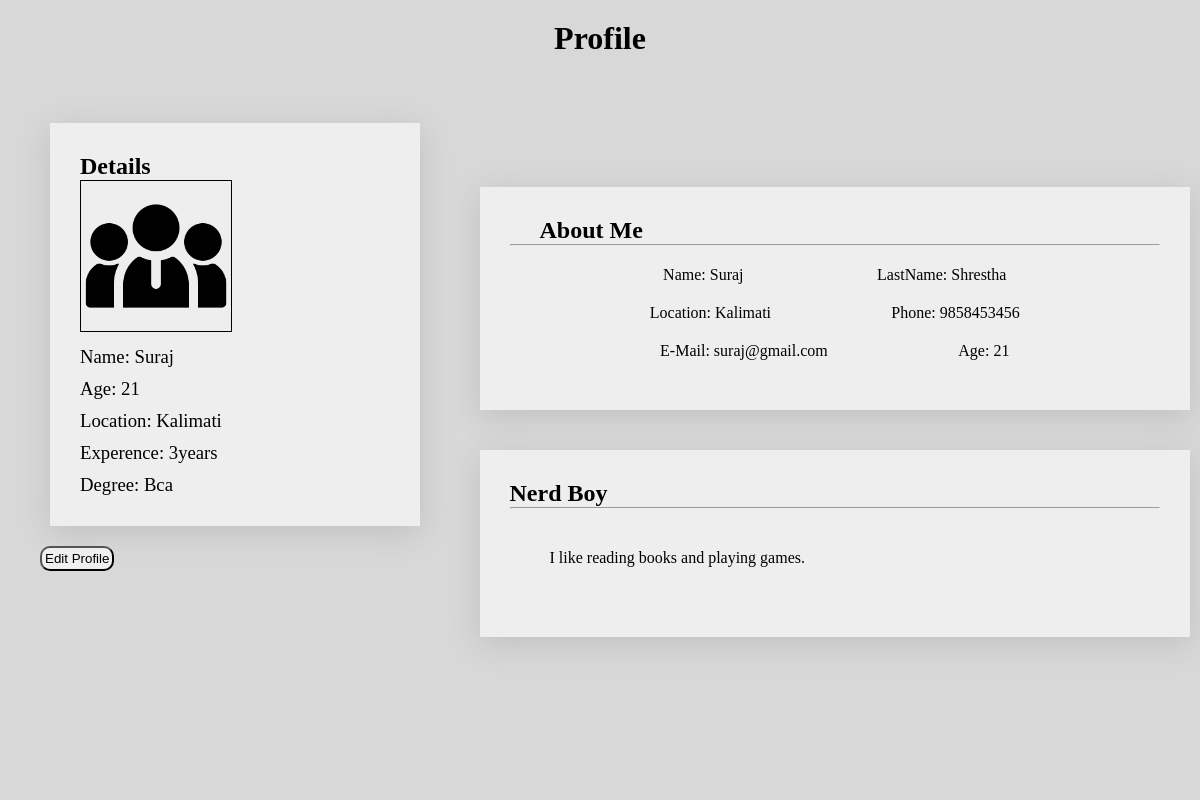
The app's page /Employeesite/editself.php (signed in) with its own data.
### tables this page shows
CREATE TABLE `employee` (
  `eid` int(50) NOT NULL,
  `d_id` int(50) DEFAULT NULL,
  `emp_name` varchar(50) NOT NULL,
  `emp_email` varchar(50) NOT NULL,
  `emp_lastname` varchar(50) NOT NULL,
  `emp_phone` varchar(50) DEFAULT NULL,
  `e_pw` varchar(50) NOT NULL,
  `em_img` varchar(60) DEFAULT NULL,
  `location` varchar(50) DEFAULT NULL,
  `Age` tinyint(100) DEFAULT NULL,
  `Experence` varchar(50) DEFAULT NULL,
  `Degree` varchar(50) DEFAULT NULL,
  `Short-detail` varchar(50) DEFAULT NULL,
  `About-Your-Self` varchar(200) DEFAULT NULL
);

### Employeesite/editself.php (the view, shortened to what this page needs)
<!DOCTYPE html>
<html lang="en">
<head>
</head>
<body>
    <?php
        if(isset($_SESSION['username']))
        {
            $conn = mysqli_connect("localhost","root","","workprogresstracker");
            $sessionid =$_SESSION['id'];
            $sql = "SELECT * FROM employee WHERE eid = $sessionid";
            $result = mysqli_query($conn,$sql);
            $row = mysqli_fetch_assoc($result);
    ?>
    <main id="blur_bg">
        <header>
            <h1>Profile</h1>
        </header>
        <aside>
            <div class="card">
                <h1> Details </h1>
                <img src="icons_emp/employee.png" alt="profile" height="150px" width="150px">
                <div><h3>Name: <?php echo $row['emp_name'];?></h3></div>
                <div><h3>Age: <?php echo $row['Age'];?></h3></div>
                <div><h3>Location: <?php echo isset($row['location']) ? $row['location'] : 'no location'; ?></h3></div>
                <div><h3>Experence: <?php echo isset($row['Experence']) ? $row['Experence']."years" :'-'; ?></h3></div>
                <div><h3>Degree: <?php echo isset($row['Degree']) ? $row['Degree']: "-";?></h3></div>
            </div>
            <button onclick="showpopup()"
            style="margin-top:10px;padding: 3px; border-radius:10px;">Edit Profile</button>
        </aside>
        <article>
        <div class="card">
           <h2>About Me</h2>
           <hr>
               <div class="flex-box">
                    <h4>Name:  <?php echo $row['emp_name'];?></h4>
                   <h4>LastName:  <?php echo $row['emp_lastname'];?></h4>
                </div >
                <div class="flex-box">
                <h4>Location:  <?php echo $row['location'];?></h4>
                    <h4>Phone:  <?php echo $row['emp_phone'];?></h4>
                </div>
                <div class="flex-box">
                    <h4>E-Mail:  <?php echo $row['emp_email'];?></h4>
                    <h4>Age:  <?php echo $row['Age'];?></h4>
                </div>
        </div>
        <div class="card spacingtop">
        <h1> <?php echo $row['Short-detail'];?></h1>
        <hr>
        <div class="card" style="box-shadow: none;">
        <p><?php echo $row['About-Your-Self'];?></p>
        </div>
        </div>
        </article>
        <footer>
        </footer>
    </main>
    <?php
        }
        else {
                echo "";
        }?>
</body>
</html>

### Employeesite/editself.php (style rules this page uses)
* { margin: 0; padding: 0; }
body { background-color: #D8D8D8; }
main { display: grid; background-color: #D8D8D8; width: 100%; height: 100vh; grid-template-areas: "head head head " "side content content" "foot foot foot"; grid-template-rows: 73px auto 50px; }
img { border: 1px solid black; }
header { grid-area: head; background-color: #D8D8D8; height: 60px; padding: 20px; text-align: center; }
article { grid-area: content; background-color: #D8D8D8; margin-block: auto; }
article h2 { margin-left: 30px; }
aside { grid-area: side; background-color: #D8D8D8; padding: 40px; }
footer { grid-area: foot; background-color: #D8D8D8; }
.card { margin: 10px; padding: 30px; background-color: #EEEEEE; box-shadow: rgba(100, 100, 111, 0.2) 0px 7px 29px 0px; }
h3 { margin-top: 10px; font-weight: 100; }
h4 { font-weight: 100; }
.flex-box { display: flex; justify-content: space-evenly; align-content: center; flex-wrap: wrap; margin: 20px; }
.spacingtop { margin-top: 40px; }

### records on screen
employee: emp_name "Suraj", Age "21", location "Kalimati", Experence "3", Degree "Bca", emp_lastname "Shrestha", emp_phone "9858453456", emp_email "suraj@gmail.com", value "Nerd Boy", value "I like reading books and playing games."
